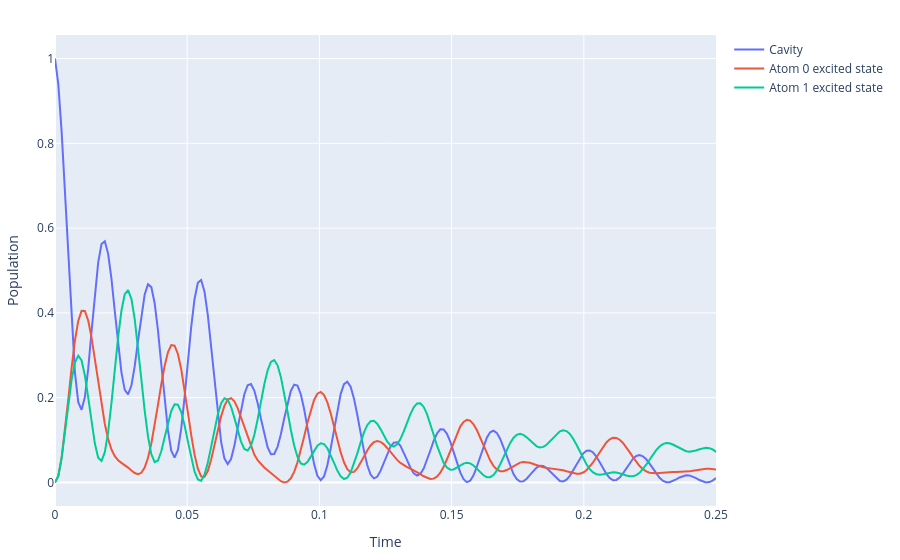

Notebook source saved alongside this figure:
### Markdown cell above
Finally, we consider the case where we have two emitters, which are non-resonant both with the cavity and each other (i.e. ${\omega_{c} \neq \omega_{E}}_{1} \neq {\omega_{E}}_{2} \neq \omega_{c}$).

### Code cell
cavity3 = Cavity(
    num_emitters=2,
    cavity_freq=245e3,
    emitter_freq=[245.1e3, 245.2e3],
    g=100,
    gamma=0.4,
    kappa=245e-1,
    num_photons=3,
)

initial_state3 = cavity3.cavity_state(num_photons=1)
result3 = cavity3.mesolve(initial_state3, tlist)
plot_populations(result3)

### Figure 1 — Plotly figure (JSON) as saved in the notebook; plotly's stock layout.template omitted (floating-point values rounded to 4 significant figures; data arrays with more than 128 entries replaced by an {"elided": "..."} marker saying what was removed)
{"data": [{"mode": "lines", "name": "Cavity", "type": "scatter", "x": {"elided": "200 float values"}, "y": {"elided": "200 float values"}}, {"mode": "lines", "name": "Atom 0 excited state", "type": "scatter", "x": {"elided": "200 float values"}, "y": {"elided": "200 float values"}}, {"mode": "lines", "name": "Atom 1 excited state", "type": "scatter", "x": {"elided": "200 float values"}, "y": {"elided": "200 float values"}}], "layout": {"margin": {"b": 20, "l": 20, "r": 20, "t": 35}, "title": {"text": ""}, "xaxis": {"title": {"text": "Time"}}, "yaxis": {"title": {"text": "Population"}}}}
